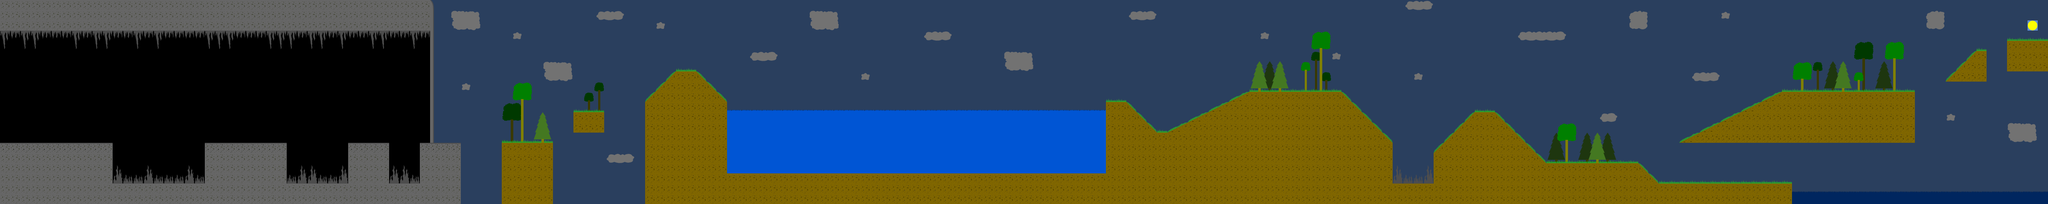

This game map was drawn from its Tiled (.tmx) file and the tilesets committed beside it. A one-line description and the trimmed map source follow:
An orthogonal 200x20 tile map with 24x24 px tiles, 2 tile layers (Air, Ground) and 5 objects (Player, Goal, Alphadon, Mososaur, Asteroid_Phase6).

<map version="1.0" orientation="orthogonal" width="200" height="20" tilewidth="24" tileheight="24">
 <tileset firstgid="1" name="phase6TileSetpng" tilewidth="24" tileheight="24">
  <image source="../tilesets/phase6TileSetpng.png" width="384" height="168" />
  <tile id="0">
   <properties>
    <property name="type" value="sky" />
   </properties>
  </tile>
  <tile id="1">
   <properties>
    <property name="type" value="sky" />
   </properties>
  </tile>
  <tile id="2">
   <properties>
    <property name="type" value="sky" />
   </properties>
  </tile>
  <tile id="3">
   <properties>
    <property name="type" value="sky" />
   </properties>
  </tile>
  <tile id="4">
   <properties>
    <property name="type" value="sky" />
   </properties>
  </tile>
  <tile id="5">
   <properties>
    <property name="type" value="portal" />
   </properties>
  </tile>
  <tile id="6">
   <properties>
    <property name="type" value="sky" />
   </properties>
  </tile>
  <tile id="7">
   <properties>
    <property name="type" value="sky" />
   </properties>
  </tile>
  <tile id="8">
   <properties>
    <property name="type" value="sky" />
   </properties>
  </tile>
  <tile id="9">
   <properties>
    <property name="type" value="sky" />
   </properties>
  </tile>
  <tile id="10">
   <properties>
    <property name="type" value="sky" />
   </properties>
  </tile>
  <tile id="11">
   <properties>
    <property name="type" value="sky" />
   </properties>
  </tile>
  <tile id="12">
   <properties>
    <property name="left" value="24" />
    <property name="right" value="0" />
    <property name="type" value="ground" />
   </properties>
  </tile>
  <tile id="13">
   <properties>
    <property name="left" value="0" />
    <property name="right" value="24" />
    <property name="type" value="ground" />
   </properties>
  </tile>
  <tile id="14">
   <properties>
    <property name="left" value="24" />
    <property name="right" value="0" />
    <property name="type" value="ground" />
   </properties>
  </tile>
  <tile id="15">
   <properties>
    <property name="left" value="0" />
    <property name="right" value="24" />
    <property name="type" value="ground" />
   </properties>
  </tile>
  <tile id="16">
   <properties>
    <property name="type" value="sky" />
   </properties>
  </tile>
  <tile id="17">
   <properties>
    <property name="type" value="sky" />
   </properties>
  </tile>
  <tile id="18">
   <properties>
    <property name="type" value="sky" />
   </properties>
  </tile>
  <tile id="19">
   <properties>
    <property name="type" value="sky" />
   </properties>
  </tile>
  <tile id="20">
   <properties>
    <property name="type" value="sky" />
   </properties>
  </tile>
  <tile id="21">
   <properties>
    <property name="type" value="sky" />
   </properties>
  </tile>
  <tile id="22">
   <properties>
    <property name="type" value="sky" />
   </properties>
  </tile>
  <tile id="23">
   <properties>
    <property name="type" value="sky" />
   </properties>
  </tile>
  <tile id="24">
   <properties>
    <property name="type" value="sky" />
   </properties>
  </tile>
  <tile id="25">
   <properties>
    <property name="type" value="sky" />
   </properties>
  </tile>
  <tile id="26">
   <properties>
    <property name="type" value="sky" />
   </properties>
  </tile>
  <tile id="27">
   <properties>
    <property name="type" value="sky" />
   </properties>
  </tile>
  <tile id="28">
   <properties>
    <property name="left" value="24" />
    <property name="right" value="12" />
    <property name="type" value="ground" />
   </properties>
  </tile>
  <tile id="29">
   <properties>
    <property name="left" value="12" />
    <property name="right" value="0" />
    <property name="type" value="ground" />
   </properties>
  </tile>
  <tile id="30">
   <properties>
    <property name="left" value="0" />
    <property name="right" value="12" />
    <property name="type" value="ground" />
   </properties>
  </tile>
  <tile id="31">
   <properties>
    <property name="left" value="12" />
    <property name="right" value="0" />
    <property name="type" value="ground" />
   </properties>
  </tile>
  <tile id="32">
   <properties>
    <property name="type" value="sky" />
   </properties>
  </tile>
  <tile id="33">
   <properties>
    <property name="type" value="sky" />
   </properties>
  </tile>
  <tile id="34">
   <properties>
    <property name="type" value="sky" />
   </properties>
  </tile>
  <tile id="35">
   <properties>
    <property name="type" value="sky" />
   </properties>
  </tile>
  <tile id="36">
   <properties>
    <property name="type" value="sky" />
   </properties>
  </tile>
  <tile id="37">
   <properties>
    <property name="type" value="sky" />
   </properties>
  </tile>
  <tile id="38">
   <properties>
    <property name="type" value="sky" />
   </properties>
  </tile>
  <tile id="39">
   <properties>
    <property name="type" value="sky" />
   </properties>
  </tile>
  <tile id="40">
   <properties>
    <property name="type" value="sky" />
   </properties>
  </tile>
  <tile id="41">
   <properties>
    <property name="type" value="sky" />
   </properties>
  </tile>
  <tile id="42">
   <properties>
    <property name="type" value="sky" />
   </properties>
  </tile>
  <tile id="43">
   <properties>
    <property name="type" value="sky" />
   </properties>
  </tile>
  <tile id="44">
   <properties>
    <property name="left" value="0" />
    <property name="right" value="12" />
    <property name="type" value="ground" />
   </properties>
  </tile>
  <tile id="45">
   <properties>
    <property name="left" value="12" />
    <property name="right" value="24" />
    <property name="type" value="ground" />
   </properties>
  </tile>
  <tile id="46">
   <properties>
    <property name="left" value="24" />
    <property name="right" value="12" />
    <property name="type" value="ground" />
   </properties>
  </tile>
  <tile id="47">
   <properties>
    <property name="left" value="12" />
    <property name="right" value="0" />
    <property name="type" value="ground" />
   </properties>
  </tile>
  <tile id="48">
   <properties>
    <property name="type" value="sky" />
   </properties>
  </tile>
  <tile id="49">
   <properties>
    <property name="type" value="sky" />
   </properties>
  </tile>
  <tile id="50">
   <properties>
    <property name="type" value="water" />
   </properties>
  </tile>
  <tile id="51">
   <properties>
    <property name="type" value="sky" />
   </properties>
  </tile>
  <tile id="52">
   <properties>
    <property name="type" value="sky" />
   </properties>
  </tile>
  <tile id="53">
   <properties>
    <property name="type" value="sky" />
   </properties>
  </tile>
  <tile id="54">
   <properties>
    <property name="type" value="sky" />
   </properties>
  </tile>
  <tile id="55">
   <properties>
    <property name="type" value="sky" />
   </properties>
  </tile>
  <tile id="56">
   <properties>
    <property name="type" value="sky" />
   </properties>
  </tile>
  <tile id="57">
   <properties>
    <property name="type" value="sky" />
   </properties>
  </tile>
  <tile id="58">
   <properties>
    <property name="type" value="sky" />
   </properties>
  </tile>
  <tile id="59">
   <properties>
    <property name="type" value="sky" />
   </properties>
  </tile>
  <tile id="60">
   <properties>
    <property name="type" value="sky" />
   </properties>
  </tile>
  <tile id="61">
   <properties>
    <property name="type" value="sky" />
   </properties>
  </tile>
  <tile id="62">
   <properties>
    <property name="type" value="sky" />
   </properties>
  </tile>
  <tile id="63">
   <properties>
    <property name="type" value="sky" />
   </properties>
  </tile>
  <tile id="64">
   <properties>
    <property name="left" value="0" />
    <property name="right" value="0" />
    <property name="type" value="ground" />
   </properties>
  </tile>
  <tile id="65">
   <properties>
    <property name="left" value="0" />
    <property name="right" value="24" />
    <property name="type" value="ground" />
   </properties>
  </tile>
  <tile id="66">
   <properties>
    <property name="left" value="0" />
    <property name="right" value="12" />
    <property name="type" value="ground" />
   </properties>
  </tile>
  <tile id="67">
   <properties>
    <property name="left" value="0" />
    <property name="right" value="18" />
    <property name="type" value="ground" />
   </properties>
  </tile>
  <tile id="68">
   <properties>
    <property name="left" value="12" />
    <property name="right" value="24" />
    <property name="type" value="ground" />
   </properties>
  </tile>
  <tile id="69">
   <properties>
    <property name="type" value="sky" />
   </properties>
  </tile>
  <tile id="70">
   <properties>
    <property name="type" value="sky" />
   </properties>
  </tile>
  <tile id="71">
   <properties>
    <property name="type" value="death" />
   </properties>
  </tile>
  <tile id="72">
   <properties>
    <property name="left" value="0" />
    <property name="right" value="0" />
    <property name="type" value="ground" />
   </properties>
  </tile>
  <tile id="73">
   <properties>
    <property name="type" value="sky" />
   </properties>
  </tile>
  <tile id="74">
   <properties>
    <property name="type" value="sky" />
   </properties>
  </tile>
  <tile id="75">
   <properties>
    <property name="type" value="death" />
   </properties>
  </tile>
  <tile id="76">
   <properties>
    <property name="type" value="death" />
   </properties>
  </tile>
  <tile id="77">
   <properties>
    <property name="type" value="sky" />
   </properties>
  </tile>
  <tile id="78">
   <properties>
    <property name="type" value="sky" />
   </properties>
  </tile>
  <tile id="79">
   <properties>
    <property name="type" value="sky" />
   </properties>
  </tile>
  <tile id="80">
   <properties>
    <property name="type" value="death" />
   </properties>
  </tile>
  <tile id="81">
   <properties>
    <property name="left" value="0" />
    <property name="right" value="24" />
    <property name="type" value="ground" />
   </properties>
  </tile>
  <tile id="82">
   <properties>
    <property name="left" value="0" />
    <property name="right" value="12" />
    <property name="type" value="ground" />
   </properties>
  </tile>
  <tile id="83">
   <properties>
    <property name="left" value="0" />
    <property name="right" value="18" />
    <property name="type" value="ground" />
   </properties>
  </tile>
  <tile id="84">
   <properties>
    <property name="left" value="12" />
    <property name="right" value="24" />
    <property name="type" value="ground" />
   </properties>
  </tile>
  <tile id="85">
   <properties>
    <property name="type" value="sky" />
   </properties>
  </tile>
  <tile id="86">
   <properties>
    <property name="type" value="sky" />
   </properties>
  </tile>
  <tile id="87">
   <properties>
    <property name="type" value="death" />
   </properties>
  </tile>
  <tile id="88">
   <properties>
    <property name="left" value="0" />
    <property name="right" value="0" />
    <property name="type" value="ground" />
   </properties>
  </tile>
  <tile id="89">
   <properties>
    <property name="type" value="sky" />
   </properties>
  </tile>
  <tile id="90">
   <properties>
    <property name="type" value="sky" />
   </properties>
  </tile>
  <tile id="91">
   <properties>
    <property name="type" value="death" />
   </properties>
  </tile>
  <tile id="92">
   <properties>
    <property name="type" value="death" />
   </properties>
  </tile>
  <tile id="93">
   <properties>
    <property name="type" value="sky" />
   </properties>
  </tile>
  <tile id="94">
   <properties>
    <property name="type" value="sky" />
   </properties>
  </tile>
  <tile id="95">
   <properties>
    <property name="type" value="sky" />
   </properties>
  </tile>
  <tile id="96">
   <properties>
    <property name="type" value="death" />
   </properties>
  </tile>
  <tile id="97">
   <properties>
    <property name="type" value="death" />
   </properties>
  </tile>
  <tile id="98">
   <properties>
    <property name="type" value="sky" />
   </properties>
  </tile>
  <tile id="99">
   <properties>
    <property name="type" value="sky" />
   </properties>
  </tile>
  <tile id="100">
   <properties>
    <property name="type" value="sky" />
   </properties>
  </tile>
  <tile id="101">
   <properties>
    <property name="type" value="sky" />
   </properties>
  </tile>
  <tile id="102">
   <properties>
    <property name="type" value="sky" />
   </properties>
  </tile>
  <tile id="103">
   <properties>
    <property name="type" value="death" />
   </properties>
  </tile>
  <tile id="104">
   <properties>
    <property name="type" value="sky" />
   </properties>
  </tile>
  <tile id="105">
   <properties>
    <property name="type" value="sky" />
   </properties>
  </tile>
  <tile id="106">
   <properties>
    <property name="type" value="sky" />
   </properties>
  </tile>
  <tile id="107">
   <properties>
    <property name="type" value="death" />
   </properties>
  </tile>
  <tile id="108">
   <properties>
    <property name="type" value="death" />
   </properties>
  </tile>
  <tile id="109">
   <properties>
    <property name="type" value="sky" />
   </properties>
  </tile>
  <tile id="110">
   <properties>
    <property name="type" value="air" />
   </properties>
  </tile>
  <tile id="111">
   <properties>
    <property name="type" value="death" />
   </properties>
  </tile>
 </tileset>
 <layer name="Air" width="200" height="20" opacity="0.45">
  <data>[4000 cells, 4000 non-empty, 41 distinct tile ids]</data>
 </layer>
 <layer name="Ground" width="200" height="20">
  <data>[4000 cells, 3989 non-empty, 38 distinct tile ids]</data>
 </layer>
 <objectgroup name="Object Layer 1" width="200" height="20">
  <object name="Player" x="48" y="240" width="48" height="96" />
  <object name="Goal" x="4734" y="-3" width="72" height="102">
   <properties>
    <property name="for" value="Player" />
   </properties>
  </object>
  <object name="Alphadon" x="72" y="276" width="48" height="48" />
  <object name="Mososaur" x="1776" y="336" width="48" height="48" />
  <object name="Asteroid_Phase6" x="2976" y="76" width="48" height="48" />
 </objectgroup>
</map>
